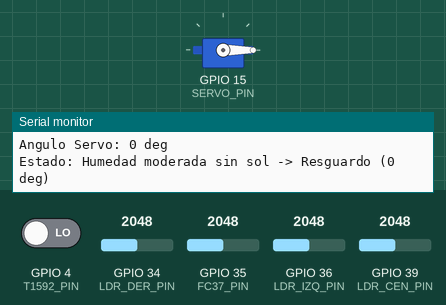
Simulated run of this sketch. Board: ESP32. Parts: servo, the last lines printed to the serial monitor. Inputs (shaded band) come from the test bench; at power-on: GPIO 34 (LDR_DER_PIN) = 2048, GPIO 36 (LDR_IZQ_PIN) = 2048, GPIO 35 (FC37_PIN) = 2048, GPIO 4 (T1592_PIN) LOW, GPIO 39 (LDR_CEN_PIN) = 2048.

Above: at 2.2 s.
2.3 s: GPIO 34 (LDR_DER_PIN) set to 2206
4.2 s: GPIO 34 (LDR_DER_PIN) set to 2315
At 6.3 s:
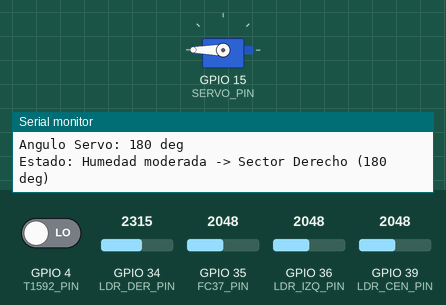
6.6 s: GPIO 36 (LDR_IZQ_PIN) set to 2185
At 8.1 s:
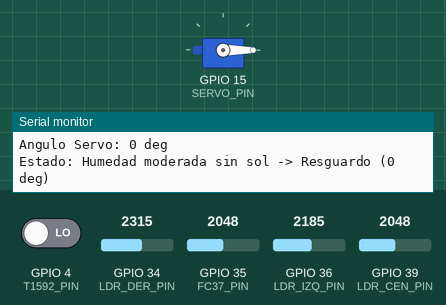
8.6 s: GPIO 35 (FC37_PIN) set to 1752
10.3 s: GPIO 35 (FC37_PIN) set to 1634
At 12.4 s:
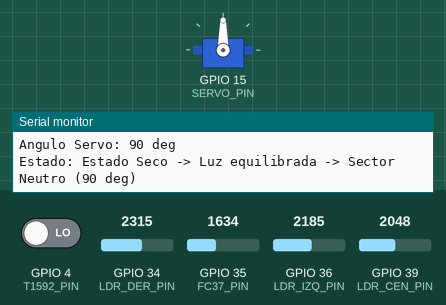
12.7 s: GPIO 4 (T1592_PIN) driven HIGH
At 14.3 s:
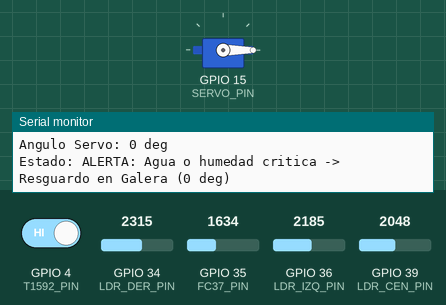
Timing chart, 0 to 15.7 s (numbered marks = the images above; inputs shaded):
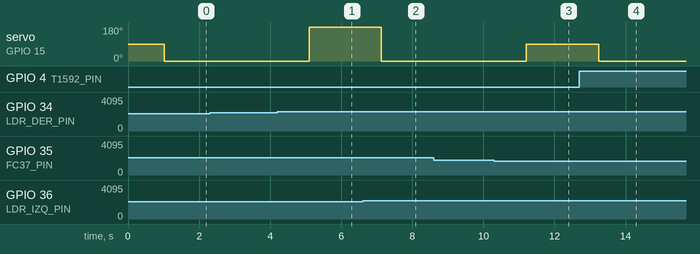

Measured:
- the behaviour switches between 2248 and 2249 on GPIO 34 (LDR_DER_PIN) (found by bisection; images 0 and 1)
- the behaviour switches between 2114 and 2115 on GPIO 36 (LDR_IZQ_PIN) (found by bisection; images 1 and 2)
- the behaviour switches between 1679 and 1678 on GPIO 35 (FC37_PIN) (found by bisection; images 2 and 3)
- after the input at 4.2 s, servo on GPIO 15 (SERVO_PIN): 0° → 180° after 0.90 s
- after the input at 6.6 s, servo on GPIO 15 (SERVO_PIN): 180° → 0° after 0.53 s
- after the input at 10.3 s, servo on GPIO 15 (SERVO_PIN): 0° → 90° after 0.90 s
- after the input at 12.7 s, servo on GPIO 15 (SERVO_PIN): 90° → 0° after 0.54 s

The sketch:

sketch.ino
```cpp
#include <ESP32Servo.h>

#define SERVO_PIN      15
#define LDR_IZQ_PIN    36
#define LDR_CEN_PIN    39
#define LDR_DER_PIN    34
#define FC37_PIN       35
#define T1592_PIN       4

#define POS_GALERA     0
#define POS_NEUTRO     90
#define POS_DERECHA    180
#define POS_IZQUIERDA  90

Servo servoTendedero;
int anguloActual = -1;

void setup() {
  Serial.begin(115200);
  delay(1000);

  Serial.println("\n=================================================");
  Serial.println("  TENDEDERO INTELIGENTE IoT - ESP32 DevKit V1  ");
  Serial.println("=================================================");
  Serial.println("[OK] Puerto Serial iniciado a 115200 baudios.");

  pinMode(T1592_PIN, INPUT_PULLDOWN);
  pinMode(FC37_PIN, INPUT);
  pinMode(LDR_IZQ_PIN, INPUT);
  pinMode(LDR_CEN_PIN, INPUT);
  pinMode(LDR_DER_PIN, INPUT);
  Serial.println("[OK] Pines configurados.");

  ESP32PWM::allocateTimer(0);
  servoTendedero.setPeriodHertz(50);
  int canal = servoTendedero.attach(SERVO_PIN, 500, 2500);
  Serial.print("[OK] Servo attach, canal: "); Serial.println(canal);
  servoTendedero.write(POS_GALERA);
  anguloActual = POS_GALERA;

  Serial.println("Iniciando ciclo de monitoreo continuo...\n");
}

void loop() {
  int t1592_lluvia = digitalRead(T1592_PIN);
  int fc37_raw = analogRead(FC37_PIN);
  int fc37_humedad = map(fc37_raw, 0, 4095, 0, 100);

  int ldr_izq = analogRead(LDR_IZQ_PIN);
  int ldr_cen = analogRead(LDR_CEN_PIN);
  int ldr_der = analogRead(LDR_DER_PIN);

  int dLDR_IZQ = ldr_izq - ldr_cen;
  int dLDR_DER = ldr_der - ldr_cen;

  int anguloObjetivo = POS_GALERA;
  String estado = "";

  if (t1592_lluvia == HIGH || fc37_humedad > 70) {
    anguloObjetivo = POS_GALERA;
    estado = "ALERTA: Agua o humedad critica -> Resguardo en Galera (0 deg)";
  }
  else if (fc37_humedad > 40) {
    if (ldr_der > ldr_izq + 200) {
      anguloObjetivo = POS_DERECHA;
      estado = "Humedad moderada -> Sector Derecho (180 deg)";
    } else if (ldr_izq > ldr_der + 200) {
      anguloObjetivo = POS_IZQUIERDA;
      estado = "Humedad moderada -> Sector Izquierdo (90 deg)";
    } else {
      anguloObjetivo = POS_GALERA;
      estado = "Humedad moderada sin sol -> Resguardo (0 deg)";
    }
  }
  else {
    if (ldr_der > ldr_izq + 150) {
      anguloObjetivo = POS_DERECHA;
      estado = "Estado Seco -> Mayor luz DERECHA -> Giro a 180 deg";
    } else if (ldr_izq > ldr_der + 150) {
      anguloObjetivo = POS_IZQUIERDA;
      estado = "Estado Seco -> Mayor luz IZQUIERDA -> Giro a 90 deg";
    } else {
      anguloObjetivo = POS_NEUTRO;
      estado = "Estado Seco -> Luz equilibrada -> Sector Neutro (90 deg)";
    }
  }

  if (anguloObjetivo != anguloActual) {
    servoTendedero.write(anguloObjetivo);
    anguloActual = anguloObjetivo;
  }

  Serial.println("--------------------------------------------------");
  Serial.print("Lluvia T1592: "); Serial.print(t1592_lluvia == HIGH ? "DETECTADA (1)" : "NINGUNA (0)");
  Serial.print(" | Humedad FC-37: "); Serial.print(fc37_humedad); Serial.println("%");

  Serial.print("LDRs (ADC) -> Izq: "); Serial.print(ldr_izq);
  Serial.print(" | Cen: "); Serial.print(ldr_cen);
  Serial.print(" | Der: "); Serial.println(ldr_der);

  Serial.print("Diferenciales -> dIZQ: "); Serial.print(dLDR_IZQ);
  Serial.print(" | dDER: "); Serial.println(dLDR_DER);

  Serial.print("Angulo Servo: "); Serial.print(anguloActual); Serial.println(" deg");
  Serial.print("Estado: "); Serial.println(estado);

  delay(1000);
}
```
